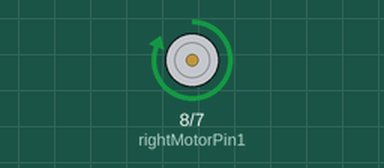
Bench run of a sketch on a simulated Arduino Uno, built with avr-gcc and run on an emulated ATmega328P. On the bench: motor-driver pin pairs drawn as motors (green arrow = first pin HIGH = forward, orange = second pin HIGH = backward, longer = more drive, scaled by the enable pin).

Above: at 1.0 s.
At 3.0 s:
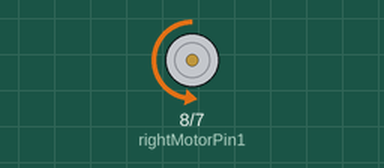
Timing chart, 0 to 5.2 s (numbered marks = the images above):
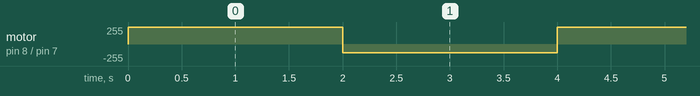

Measured:
- by itself, motor on pin 8 (rightMotorPin1) / pin 7 (rightMotorPin2): alternates forward 255/255 for 2.0 s and backward 128/255 for 2.0 s

The sketch:

sketch_aug17c.ino
```cpp
// Geschwindigkeit der Motoren (0..255)
int motorSpeed = 100;
// Rechter Motor
int enableRightMotor = 3;
int rightMotorPin1 = 8;
int rightMotorPin2 = 7;
void setup()
{

pinMode(enableRightMotor, OUTPUT);
pinMode(rightMotorPin1, OUTPUT);
pinMode(rightMotorPin2, OUTPUT);
analogWrite(enableRightMotor, motorSpeed);
}
void forward(int speed){
digitalWrite(rightMotorPin1, HIGH);
digitalWrite(rightMotorPin2, LOW);
analogWrite(enableRightMotor, speed);
}
void backward(int speed){
digitalWrite(rightMotorPin1, LOW);
digitalWrite(rightMotorPin2, HIGH);
analogWrite(enableRightMotor, speed);
}
void loop() {
forward(255);
delay(2000);
backward(128);
delay(2000);
}
```
